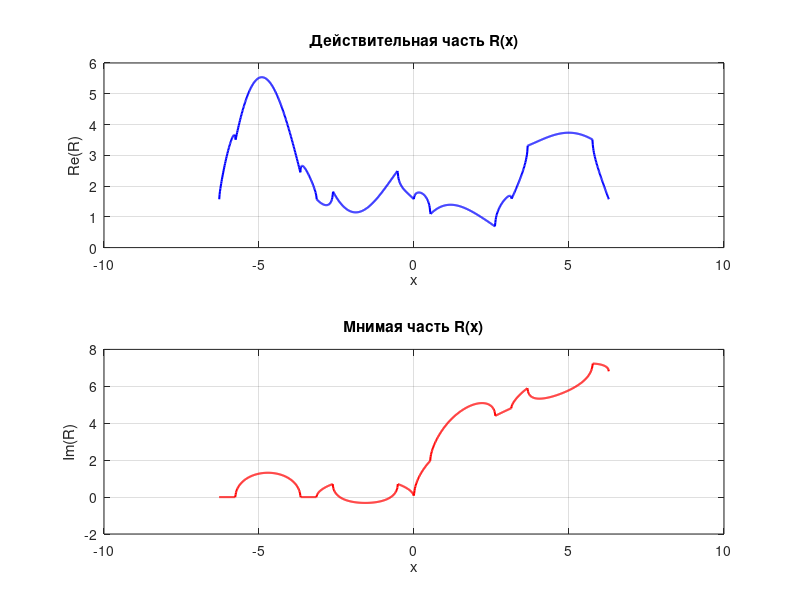

Write MATLAB code to recreate this figure.
function plot_R_function()

    x = linspace(-2*pi, 2*pi, 1000);


    real_part = zeros(size(x));
    imag_part = zeros(size(x));


    for i = 1:length(x)
        xi = x(i);

        term1 = 0;
        if abs(2*sin(xi)) <= 1
            term1 = acos(2*sin(xi));
        else
            term1 = acos(complex(2*sin(xi)));
        end


        term2 = 0;
        if sin(xi) >= 0
            term2 = sqrt(sin(xi));
        else
            term2 = sqrt(complex(sin(xi)));
        end


        term3 = 0;
        if xi >= 0
            term3 = sin(xi)*cos(sqrt(xi));
        else
            term3 = sin(xi)*cos(sqrt(complex(xi)));
        end


        term4 = 0;
        if xi > 0 && xi ~= 1
            term4 = sqrt(-xi) * (abs(xi)^(1/log(xi)));
        end


        R = term1 + term2 + term3 + term4;
        real_part(i) = real(R);
        imag_part(i) = imag(R);
    end


    figure;

    subplot(2,1,1);
    plot(x, real_part, 'b', 'LineWidth', 1.5);
    title('Действительная часть R(x)');
    xlabel('x');
    ylabel('Re(R)');
    grid on;

    subplot(2,1,2);
    plot(x, imag_part, 'r', 'LineWidth', 1.5);
    title('Мнимая часть R(x)');
    xlabel('x');
    ylabel('Im(R)');
    grid on;
end

% Вызов функции (убедитесь, что это в отдельном файле или в консоли)
plot_R_function();
